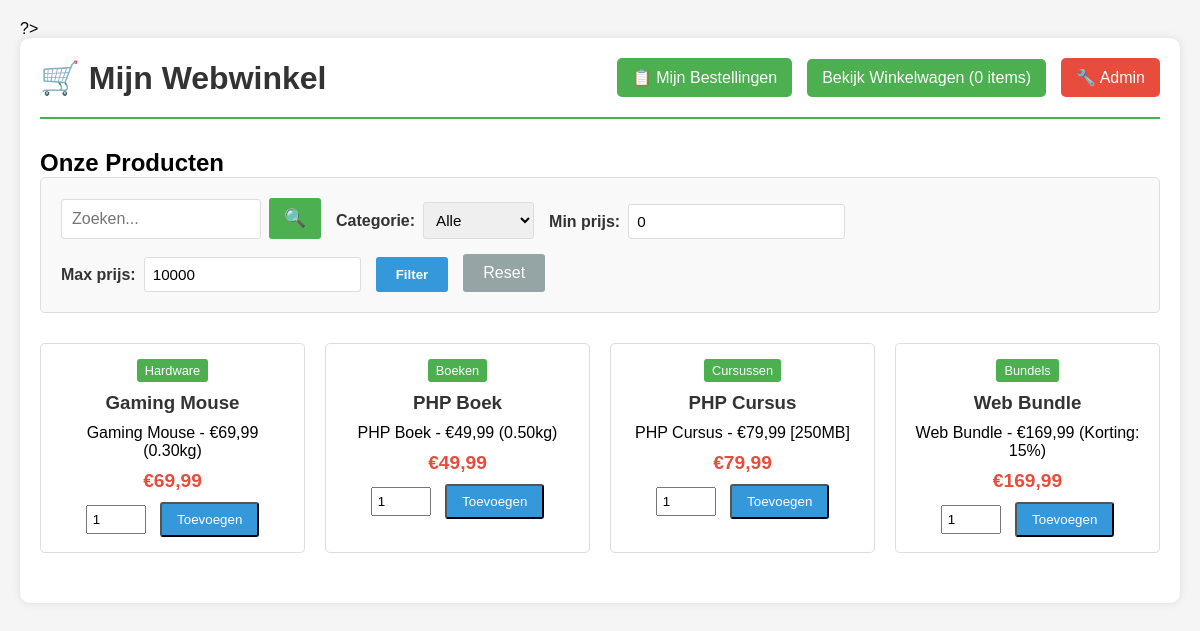
The page / on the database its author committed.
### tables this page shows
CREATE TABLE IF NOT EXISTS producten (
    id INT PRIMARY KEY AUTO_INCREMENT,
    naam VARCHAR(255) NOT NULL,
    prijs DECIMAL(10, 2) NOT NULL,
    categorie VARCHAR(100) NOT NULL,
    type ENUM('physical', 'digital', 'discount') NOT NULL DEFAULT 'physical',
    
     
    gewicht DECIMAL(8, 2),
    
     
    bestandsgrootte INT,
    
     
    korting_procent INT,
    
    beschrijving TEXT,
    actief BOOLEAN DEFAULT 1,
    aangemaakt_op TIMESTAMP DEFAULT CURRENT_TIMESTAMP,
    bijgewerkt_op TIMESTAMP DEFAULT CURRENT_TIMESTAMP ON UPDATE CURRENT_TIMESTAMP
);

### includes/init.php (called while the page is built, shortened)
<?php
require_once __DIR__ . '/../config/database.php';
require_once __DIR__ . '/../classes/product.php';
require_once __DIR__ . '/../classes/DatabaseProduct.php';
require_once __DIR__ . '/../classes/shoppingcart.php';
$winkelwagen = $_SESSION['winkelwagen'];
?>

### classes/shoppingcart.php (called while the page is built, shortened)
<?php
class ShoppingCart {
    private $items = [];
    public function getItems() {
        return $this->items;
    }
}
?>

### classes/DatabaseProduct.php (called while the page is built, shortened)
<?php
class DatabaseProduct extends Product {
    private $type;
    private $gewicht;
    private $bestandsgrootte;
    private $korting_procent;
    public function __construct($db, $id, $naam, $prijs, $categorie, $type, $gewicht = null, $bestandsgrootte = null, $korting_procent = null, $beschrijving = null) {
        $this->type = $type;
        $this->gewicht = $gewicht;
        $this->bestandsgrootte = $bestandsgrootte;
        $this->korting_procent = $korting_procent;
    }
    public static function getProductsFromDB($db) {
        try {
            $stmt = $db->query("SELECT * FROM producten WHERE actief = 1 ORDER BY naam");
            $producten = [];
            while ($row = $stmt->fetch()) {
                $producten[$row['id']] = new DatabaseProduct(
                    $db,
                    $row['id'],
                    $row['naam'],
                    $row['prijs'],
                    $row['categorie'],
                    $row['type'],
                    $row['gewicht'],
                    $row['bestandsgrootte'],
                    $row['korting_procent'],
                    $row['beschrijving']
                );
            }
            return $producten;
        } catch (Exception $e) {
            return [];
        }
    }
    public function display() {
        if ($this->type === 'physical') {
            return $this->naam . " - €" . number_format($this->prijs, 2, ',', '.') . " (" . $this->gewicht . "kg)";
        } elseif ($this->type === 'digital') {
            return $this->naam . " - €" . number_format($this->prijs, 2, ',', '.') . " [" . $this->bestandsgrootte . "MB]";
        } elseif ($this->type === 'discount') {
            $discounted = $this->prijs * (1 - $this->korting_procent / 100);
            return $this->naam . " - €" . number_format($discounted, 2, ',', '.') . " (Korting: " . $this->korting_procent . "%)";
        }
        return $this->naam . " - €" . number_format($this->prijs, 2, ',', '.');
    }
    public function getPrice() {
        if ($this->type === 'discount') {
            return $this->prijs * (1 - $this->korting_procent / 100);
        }
        return $this->prijs;
    }
}
?>

### classes/product.php (called while the page is built, shortened)
<?php
class Product {
    protected $naam;
    protected $categorie;
    public function __construct($id, $naam, $prijs, $categorie = "Overig") {
        $this->naam = $naam;
        $this->prijs = $prijs;
        $this->categorie = $categorie;
    }
    public function getNaam() {
        return $this->naam;
    }
    public function getCategorie() {
        return $this->categorie;
    }
}
?>

### index.php (the view, shortened to what this page needs)
<?php
require_once 'includes/init.php';
$alle_producten = [];
try {
    $alle_producten = DatabaseProduct::getProductsFromDB($db);
} catch (Exception $e) {
    $alle_producten = [
        1 => new PhysicalProduct(1, "PHP Boek", 49.99, 0.5, "Boeken"),
        2 => new DigitalProduct(2, "PHP Cursus", 79.99, 250, "Cursussen"),
        3 => new PhysicalProduct(3, "Gaming Mouse", 69.99, 0.3, "Hardware"),
        4 => new DiscountProduct(4, "Web Bundle", 199.99, 15, "Bundels")
    ];
}
$search = isset($_GET['search']) ? strtolower(trim($_GET['search'])) : '';
$selected_category = isset($_GET['category']) ? $_GET['category'] : '';
$min_price = isset($_GET['min_price']) ? floatval($_GET['min_price']) : 0;
$max_price = isset($_GET['max_price']) ? floatval($_GET['max_price']) : 10000;
$gefilterde_producten = array_filter($alle_producten, function($product) use ($search, $selected_category, $min_price, $max_price) {
    $prijs = $product->getPrice();
    $naam = strtolower($product->getNaam());
    $categorie = $product->getCategorie();
    if ($search && strpos($naam, $search) === false) {
        return false;
    }
    if ($selected_category && $categorie !== $selected_category) {
        return false;
    }
    if ($prijs < $min_price || $prijs > $max_price) {
        return false;
    }
    return true;
});
?>
<!DOCTYPE html>
<html lang="nl">
<head>
    <link rel="stylesheet" href="css/style.css">
</head>
<body>
    <div class="container">
        <header>
            <h1>🛒 Mijn Webwinkel</h1>
            <div class="header-links">
                <a href="orderhistory.php" class="nav-link">📋 Mijn Bestellingen</a>
                <a href="cart.php" class="nav-link">Bekijk Winkelwagen (<?php echo count($winkelwagen->getItems()); ?> items)</a>
                <a href="admin.php" class="nav-link admin-link">🔧 Admin</a>
            </div>
        </header>
        <main>
            <h2>Onze Producten</h2>
            <div class="filter-container">
                <form method="get" class="filter-form">
                    <div class="filter-group">
                        <input type="text" name="search" placeholder="Zoeken..." value="<?php echo htmlspecialchars($search); ?>" class="search-input">
                        <button type="submit" class="search-btn">🔍</button>
                    </div>
                    <div class="filter-group">
                        <label for="category">Categorie:</label>
                        <select name="category" id="category">
                            <option value="">Alle</option>
                        </select>
                    </div>
                    <div class="filter-group">
                        <label for="min_price">Min prijs:</label>
                        <input type="number" name="min_price" id="min_price" value="<?php echo $min_price; ?>" min="0" step="0.01">
                    </div>
                    <div class="filter-group">
                        <label for="max_price">Max prijs:</label>
                        <input type="number" name="max_price" id="max_price" value="<?php echo $max_price; ?>" min="0" step="0.01">
                    </div>
                    <button type="submit" class="filter-btn">Filter</button>
                    <a href="index.php" class="reset-btn">Reset</a>
                </form>
            </div>
            <?php if (empty($gefilterde_producten)): ?>
                <div class="no-results">
                    <p>Geen producten gevonden met deze filters.</p>
                </div>
            <?php else: ?>
            <div class="product-rooster">
                <?php foreach ($gefilterde_producten as $product): ?>
                <div class="product-card">
                    <span class="product-category"><?php echo $product->getCategorie(); ?></span>
                    <h3><?php echo $product->getNaam(); ?></h3>
                    <p><?php echo $product->display(); ?></p>
                    <p class="price">€<?php echo number_format($product->getPrice(), 2, ',', '.'); ?></p>
                    <form method="post">
                        <input type="number" name="quantity" value="1" min="1" class="qty-input">
                        <button type="submit" class="add-btn">Toevoegen</button>
                    </form>
                </div>
                <?php endforeach; ?>
            </div>
            <?php endif; ?>
        </main>
    </div>
</body>
</html>

### css/style.css (style rules this page uses)
* { margin: 0; padding: 0; box-sizing: border-box; }
body { font-family: Arial, sans-serif; background: #f5f5f5; padding: 20px; }
.container { max-width: 1200px; margin: 0 auto; background: white; padding: 20px; border-radius: 10px; box-shadow: 0 0 10px rgba(0,0,0,0.1); }
header { display: flex; justify-content: space-between; align-items: center; margin-bottom: 30px; padding-bottom: 20px; border-bottom: 2px solid #4CAF50; }
h1 { color: #333; }
.header-links { display: flex; gap: 15px; align-items: center; }
.nav-link { background: #4CAF50; color: white; padding: 10px 15px; border-radius: 5px; text-decoration: none; transition: background 0.3s; }
.admin-link { background: #e74c3c; }
.filter-container { background: #f9f9f9; padding: 20px; border-radius: 5px; border: 1px solid #ddd; margin-bottom: 30px; }
.filter-form { display: flex; gap: 15px; flex-wrap: wrap; align-items: flex-end; }
.filter-group { display: flex; align-items: center; gap: 8px; }
.filter-group label { font-weight: bold; color: #333; }
.search-input { padding: 10px; border: 1px solid #ddd; border-radius: 3px; width: 200px; font-size: 1em; }
.search-btn { background: #4CAF50; color: white; border: none; padding: 10px 15px; border-radius: 3px; cursor: pointer; font-size: 1.1em; }
.filter-form select, .filter-form input[type="number"] { padding: 8px; border: 1px solid #ddd; border-radius: 3px; font-size: 0.95em; }
.filter-btn { background: #3498db; color: white; padding: 10px 20px; border: none; border-radius: 3px; cursor: pointer; font-weight: bold; }
.reset-btn { background: #95a5a6; color: white; padding: 10px 20px; border: none; border-radius: 3px; cursor: pointer; text-decoration: none; display: inline-block; }
.product-category { display: inline-block; background: #4CAF50; color: white; padding: 4px 8px; border-radius: 3px; font-size: 0.8em; margin-bottom: 10px; }
.product-rooster { display: grid; grid-template-columns: repeat(auto-fill, minmax(250px, 1fr)); gap: 20px; margin-bottom: 30px; }
.product-card { border: 1px solid #ddd; padding: 15px; border-radius: 5px; text-align: center; }
.product-card h3 { color: #333; margin-bottom: 10px; }
.price { font-size: 1.2em; color: #e74c3c; font-weight: bold; margin: 10px 0; }
.qty-input { width: 60px; padding: 5px; margin-right: 10px; }
.add-btn { background: #3498db; color: white; padding: 8px 15px; border-radius: 3px; }

### rows shown on the page
producten: categorie "Hardware", naam "Gaming Mouse", $product->display() "Gaming Mouse - €69,99 (0.30kg)", prijs "69,99"
producten: categorie "Boeken", naam "PHP Boek", $product->display() "PHP Boek - €49,99 (0.50kg)", prijs "49,99"
producten: categorie "Cursussen", naam "PHP Cursus", $product->display() "PHP Cursus - €79,99 [250MB]", prijs "79,99"
producten: categorie "Bundels", naam "Web Bundle", $product->display() "Web Bundle - €169,99 (Korting: 15%)", $product->getPrice() "169,99"

### other values the page prints
count($winkelwagen->getItems()) "0"
